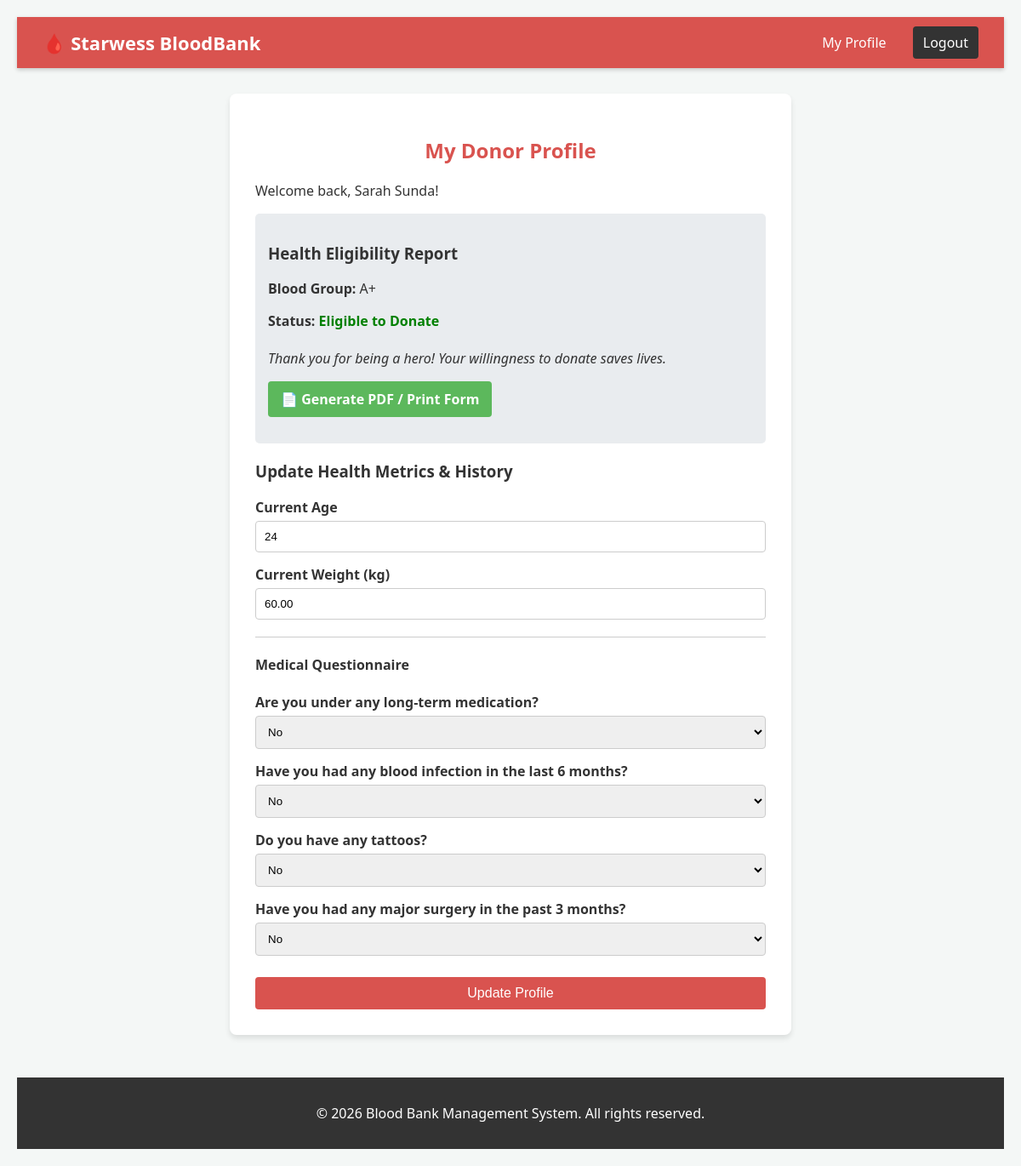
/user_profile.php (signed in), run on the app's committed database.
### tables this page shows
CREATE TABLE `users` (
  `id` int(11) NOT NULL,
  `role` enum('admin','donor','hospital') DEFAULT 'donor',
  `full_name` varchar(100) NOT NULL,
  `email` varchar(100) NOT NULL,
  `password` varchar(255) NOT NULL,
  `blood_group` varchar(5) DEFAULT NULL,
  `age` int(11) DEFAULT NULL,
  `weight` decimal(5,2) DEFAULT NULL,
  `is_eligible` tinyint(1) DEFAULT 0,
  `security_question` varchar(150) DEFAULT NULL,
  `security_answer` varchar(255) DEFAULT NULL,
  `long_term_meds` enum('Yes','No') DEFAULT 'No',
  `blood_infection` enum('Yes','No') DEFAULT 'No',
  `tattoos` enum('Yes','No') DEFAULT 'No',
  `major_surgery` enum('Yes','No') DEFAULT 'No'
);

### user_profile.php (the view, shortened to what this page needs)
<?php
require_once 'config.php';
$user_id = $_SESSION['user_id'];
$stmt = $pdo->prepare("SELECT * FROM users WHERE id = ?");
$stmt->execute([$user_id]);
$user = $stmt->fetch();
function isSelected($db_value, $option_value) {
    return ($db_value === $option_value) ? 'selected' : '';
}
require_once 'header.php';
?>
<div class="container">
    <h2>My Donor Profile</h2>
    <p>Welcome back, <?php echo htmlspecialchars($user['full_name']); ?>!</p>
    <div style="background: #e9ecef; padding: 15px; border-radius: 5px; margin-bottom: 20px;">
        <h3>Health Eligibility Report</h3>
        <p><strong>Blood Group:</strong> <?php echo htmlspecialchars($user['blood_group']); ?></p>
    <p><strong>Status:</strong>
            <?php if ($user['is_eligible']): ?>
                <span style="color: green; font-weight: bold;">Eligible to Donate</span>
                <br><br><em>Thank you for being a hero! Your willingness to donate saves lives.</em>
                <div style="margin-top: 15px;">
                    <a href="print_eligibility.php" target="_blank" style="background-color: #5cb85c; color: white; padding: 10px 15px; text-decoration: none; border-radius: 4px; display: inline-block; font-weight: bold;">
    &#128196; Generate PDF / Print Form
                    </a>
                </div>
            <?php else: ?>
                <span style="color: red; font-weight: bold;">Not Eligible Currently</span>
                <br><small>(Requires Age 18-65, Weight > 50kg, and no recent medical risk factors.)</small>
            <?php endif; ?>
        </p>
    </div>
    <form method="POST">
        <h3>Update Health Metrics & History</h3>
        <div class="form-group">
            <label>Current Age</label>
            <input type="number" name="age" min="1" value="<?php echo htmlspecialchars($user['age']); ?>" required>
        </div>
        <div class="form-group">
            <label>Current Weight (kg)</label>
            <input type="number" name="weight" step="0.1" min="1" value="<?php echo htmlspecialchars($user['weight']); ?>" required>
        </div>
        <hr style="margin: 20px 0; border: 0; border-top: 1px solid #ccc;">
        <h4>Medical Questionnaire</h4>
        <div class="form-group">
            <label>Are you under any long-term medication?</label>
            <select name="long_term_meds" required>
                <option value="No" <?php echo isSelected($user['long_term_meds'], 'No'); ?>>No</option>
            </select>
        </div>
        <div class="form-group">
            <label>Have you had any blood infection in the last 6 months?</label>
            <select name="blood_infection" required>
                <option value="No" <?php echo isSelected($user['blood_infection'], 'No'); ?>>No</option>
            </select>
        </div>
        <div class="form-group">
            <label>Do you have any tattoos?</label>
            <select name="tattoos" required>
                <option value="No" <?php echo isSelected($user['tattoos'], 'No'); ?>>No</option>
            </select>
        </div>
        <div class="form-group">
            <label>Have you had any major surgery in the past 3 months?</label>
            <select name="major_surgery" required>
                <option value="No" <?php echo isSelected($user['major_surgery'], 'No'); ?>>No</option>
            </select>
        </div>
        <button type="submit" name="update_profile" style="margin-top: 10px;">Update Profile</button>
    </form>
</div>
<?php
require_once 'footer.php';
?>

### style.css (style rules this page uses)
body { font-family: 'Segoe UI', Tahoma, Geneva, Verdana, sans-serif; background-color: #f4f7f6; margin: 0; padding: 20px; color: #333; }
.container { max-width: 600px; margin: 0 auto; background: #fff; padding: 30px; border-radius: 8px; box-shadow: 0 4px 6px rgba(0,0,0,0.1); }
h2 { color: #d9534f; text-align: center; }
.form-group { margin-bottom: 15px; }
label { display: block; font-weight: bold; margin-bottom: 5px; }
input[type="text"], input[type="email"], input[type="password"], input[type="number"], select { width: 100%; padding: 10px; border: 1px solid #ccc; border-radius: 4px; box-sizing: border-box; }
button { width: 100%; padding: 10px; background-color: #d9534f; color: white; border: none; border-radius: 4px; font-size: 16px; cursor: pointer; }

### data on the page
users: full_name "Sarah Sunda", blood_group "A+", age "24", weight "60.00"
